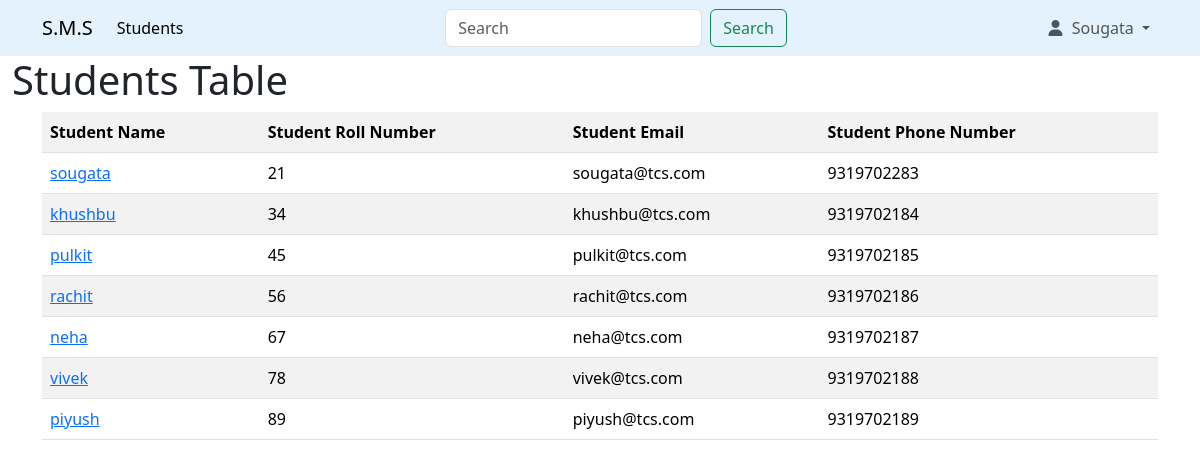
Screenshot of /view.php (signed in) with the database file from the repository.
### tables this page shows
CREATE TABLE `students` (
  `id` int NOT NULL AUTO_INCREMENT,
  `name` varchar(128) DEFAULT NULL,
  `roll_no` int DEFAULT NULL,
  `phone_number` text,
  `email` text,
  `username` text,
  `password` text,
  `img` text,
  PRIMARY KEY (`id`)
);

### view.php (the view, shortened to what this page needs)
<?php
$conn = getDB();
$sql_query = "SELECT * FROM students";
$result = mysqli_query($conn, $sql_query);
$rows = mysqli_fetch_all($result, MYSQLI_ASSOC);
?>
<?php require "includes/header.php" ?>
<div>
    <h1 class="student-table-txt">Students Table</h1>
</div>
<div class="container">
    <?php if (empty($rows)) : ?>
        <h1>Add Some Students</h1>
    <?php else : ?>
        <table class="table table-striped">
            <tr>
                <th>Student Name</th>
                <th>Student Roll Number</th>
                <th>Student Email</th>
                <th>Student Phone Number</th>
            </tr>
            <?php foreach ($rows as $row) : ?>
                <tr>
                    <td><a href="profile.php?id=<?php echo $row["id"] ?>"><?php echo $row["name"] ?></a></td>
                    <td><?php echo $row["roll_no"] ?></td>
                    <td><?php echo $row["email"] ?></td>
                    <td><?php echo $row["phone_number"] ?></td>
                </tr>
            <?php endforeach; ?>
        </table>
    <?php endif; ?>
</div>
<?php require "includes/footer.php" ?>

### rows the page displays
students: name "sougata", roll_no "21", email "sougata@tcs.com", phone_number "9319702283"
students: name "khushbu", roll_no "34", email "khushbu@tcs.com", phone_number "9319702184"
students: name "pulkit", roll_no "45", email "pulkit@tcs.com", phone_number "9319702185"
students: name "rachit", roll_no "56", email "rachit@tcs.com", phone_number "9319702186"
students: name "neha", roll_no "67", email "neha@tcs.com", phone_number "9319702187"
students: name "vivek", roll_no "78", email "vivek@tcs.com", phone_number "9319702188"
students: name "piyush", roll_no "89", email "piyush@tcs.com", phone_number "9319702189"

### other values shown
$_SESSION["name"] "Sougata"
